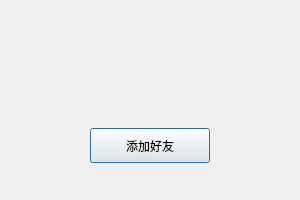
<?xml version="1.0" encoding="UTF-8"?>
<ui version="4.0">
 <class>FindSuccessDialog</class>
 <widget class="QDialog" name="FindSuccessDialog">
  <property name="geometry">
   <rect>
    <x>0</x>
    <y>0</y>
    <width>300</width>
    <height>200</height>
   </rect>
  </property>
  <property name="minimumSize">
   <size>
    <width>300</width>
    <height>200</height>
   </size>
  </property>
  <property name="maximumSize">
   <size>
    <width>300</width>
    <height>200</height>
   </size>
  </property>
  <property name="windowTitle">
   <string>FindSuccessDialog</string>
  </property>
  <layout class="QVBoxLayout" name="verticalLayout">
   <item>
    <widget class="QWidget" name="widget" native="true">
     <layout class="QHBoxLayout" name="horizontalLayout">
      <item>
       <widget class="QLabel" name="head_label">
        <property name="minimumSize">
         <size>
          <width>50</width>
          <height>50</height>
         </size>
        </property>
        <property name="maximumSize">
         <size>
          <width>50</width>
          <height>50</height>
         </size>
        </property>
        <property name="text">
         <string/>
        </property>
       </widget>
      </item>
      <item>
       <widget class="QLabel" name="name_label">
        <property name="minimumSize">
         <size>
          <width>0</width>
          <height>0</height>
         </size>
        </property>
        <property name="maximumSize">
         <size>
          <width>50</width>
          <height>50</height>
         </size>
        </property>
        <property name="text">
         <string/>
        </property>
       </widget>
      </item>
      <item>
       <spacer name="horizontalSpacer">
        <property name="orientation">
         <enum>Qt::Horizontal</enum>
        </property>
        <property name="sizeHint" stdset="0">
         <size>
          <width>199</width>
          <height>20</height>
         </size>
        </property>
       </spacer>
      </item>
     </layout>
    </widget>
   </item>
   <item>
    <widget class="QWidget" name="widget_2" native="true">
     <layout class="QHBoxLayout" name="horizontalLayout_2">
      <item>
       <widget class="ClickedBtn" name="add_friend_btn">
        <property name="minimumSize">
         <size>
          <width>120</width>
          <height>35</height>
         </size>
        </property>
        <property name="maximumSize">
         <size>
          <width>120</width>
          <height>35</height>
         </size>
        </property>
        <property name="text">
         <string>添加好友</string>
        </property>
       </widget>
      </item>
     </layout>
    </widget>
   </item>
  </layout>
 </widget>
 <customwidgets>
  <customwidget>
   <class>ClickedBtn</class>
   <extends>QPushButton</extends>
   <header location="global">ClickedBtn.h</header>
  </customwidget>
 </customwidgets>
 <resources/>
 <connections/>
</ui>
